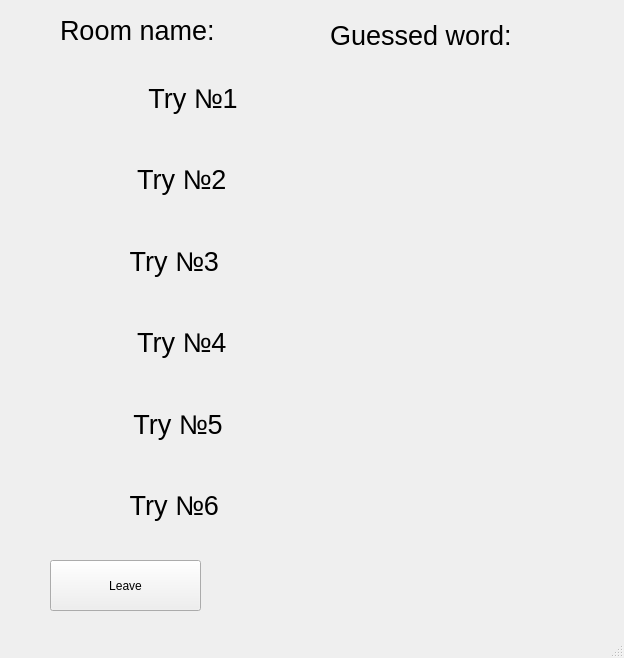
<?xml version="1.0" encoding="UTF-8"?>
<ui version="4.0">
 <class>MainWindow</class>
 <widget class="QMainWindow" name="MainWindow">
  <property name="geometry">
   <rect>
    <x>0</x>
    <y>0</y>
    <width>624</width>
    <height>658</height>
   </rect>
  </property>
  <property name="windowTitle">
   <string>MainWindow</string>
  </property>
  <property name="autoFillBackground">
   <bool>false</bool>
  </property>
  <widget class="QWidget" name="centralwidget">
   <widget class="QLabel" name="room_name_label">
    <property name="geometry">
     <rect>
      <x>60</x>
      <y>20</y>
      <width>261</width>
      <height>21</height>
     </rect>
    </property>
    <property name="font">
     <font>
      <pointsize>20</pointsize>
     </font>
    </property>
    <property name="text">
     <string>Room name:</string>
    </property>
   </widget>
   <widget class="QPushButton" name="leave">
    <property name="geometry">
     <rect>
      <x>50</x>
      <y>560</y>
      <width>151</width>
      <height>51</height>
     </rect>
    </property>
    <property name="text">
     <string>Leave</string>
    </property>
   </widget>
   <widget class="QWidget" name="gridLayoutWidget">
    <property name="geometry">
     <rect>
      <x>50</x>
      <y>60</y>
      <width>533</width>
      <height>483</height>
     </rect>
    </property>
    <layout class="QGridLayout" name="gridLayout">
     <item row="0" column="0">
      <widget class="QLabel" name="label_10">
       <property name="font">
        <font>
         <pointsize>20</pointsize>
        </font>
       </property>
       <property name="text">
        <string>     Try №1  </string>
       </property>
       <property name="scaledContents">
        <bool>false</bool>
       </property>
       <property name="alignment">
        <set>Qt::AlignCenter</set>
       </property>
       <property name="wordWrap">
        <bool>false</bool>
       </property>
       <property name="margin">
        <number>20</number>
       </property>
      </widget>
     </item>
     <item row="4" column="0">
      <widget class="QLabel" name="label_8">
       <property name="font">
        <font>
         <pointsize>20</pointsize>
        </font>
       </property>
       <property name="text">
        <string>     Try №5      </string>
       </property>
       <property name="scaledContents">
        <bool>false</bool>
       </property>
       <property name="alignment">
        <set>Qt::AlignCenter</set>
       </property>
       <property name="wordWrap">
        <bool>false</bool>
       </property>
       <property name="margin">
        <number>20</number>
       </property>
      </widget>
     </item>
     <item row="5" column="0">
      <widget class="QLabel" name="label_4">
       <property name="font">
        <font>
         <pointsize>20</pointsize>
        </font>
       </property>
       <property name="text">
        <string>     Try №6       </string>
       </property>
       <property name="scaledContents">
        <bool>false</bool>
       </property>
       <property name="alignment">
        <set>Qt::AlignCenter</set>
       </property>
       <property name="wordWrap">
        <bool>false</bool>
       </property>
       <property name="margin">
        <number>20</number>
       </property>
      </widget>
     </item>
     <item row="2" column="0">
      <widget class="QLabel" name="label_11">
       <property name="font">
        <font>
         <pointsize>20</pointsize>
        </font>
       </property>
       <property name="text">
        <string>     Try №3       </string>
       </property>
       <property name="scaledContents">
        <bool>false</bool>
       </property>
       <property name="alignment">
        <set>Qt::AlignCenter</set>
       </property>
       <property name="wordWrap">
        <bool>false</bool>
       </property>
       <property name="margin">
        <number>20</number>
       </property>
      </widget>
     </item>
     <item row="3" column="0">
      <widget class="QLabel" name="label_12">
       <property name="font">
        <font>
         <pointsize>20</pointsize>
        </font>
       </property>
       <property name="text">
        <string>     Try №4     </string>
       </property>
       <property name="scaledContents">
        <bool>false</bool>
       </property>
       <property name="alignment">
        <set>Qt::AlignCenter</set>
       </property>
       <property name="wordWrap">
        <bool>false</bool>
       </property>
       <property name="margin">
        <number>20</number>
       </property>
      </widget>
     </item>
     <item row="1" column="0">
      <widget class="QLabel" name="label_9">
       <property name="font">
        <font>
         <pointsize>20</pointsize>
        </font>
       </property>
       <property name="text">
        <string>     Try №2     </string>
       </property>
       <property name="scaledContents">
        <bool>false</bool>
       </property>
       <property name="alignment">
        <set>Qt::AlignCenter</set>
       </property>
       <property name="wordWrap">
        <bool>false</bool>
       </property>
       <property name="margin">
        <number>20</number>
       </property>
      </widget>
     </item>
     <item row="0" column="1">
      <widget class="QLabel" name="rez1_label">
       <property name="font">
        <font>
         <pointsize>20</pointsize>
        </font>
       </property>
       <property name="text">
        <string/>
       </property>
      </widget>
     </item>
     <item row="1" column="1">
      <widget class="QLabel" name="rez2_label">
       <property name="font">
        <font>
         <pointsize>20</pointsize>
        </font>
       </property>
       <property name="text">
        <string/>
       </property>
      </widget>
     </item>
     <item row="2" column="1">
      <widget class="QLabel" name="rez3_label">
       <property name="font">
        <font>
         <pointsize>20</pointsize>
        </font>
       </property>
       <property name="text">
        <string/>
       </property>
      </widget>
     </item>
     <item row="3" column="1">
      <widget class="QLabel" name="rez4_label">
       <property name="font">
        <font>
         <pointsize>20</pointsize>
        </font>
       </property>
       <property name="text">
        <string/>
       </property>
       <property name="alignment">
        <set>Qt::AlignLeading|Qt::AlignLeft|Qt::AlignVCenter</set>
       </property>
      </widget>
     </item>
     <item row="4" column="1">
      <widget class="QLabel" name="rez5_label">
       <property name="font">
        <font>
         <pointsize>20</pointsize>
        </font>
       </property>
       <property name="text">
        <string/>
       </property>
      </widget>
     </item>
     <item row="5" column="1">
      <widget class="QLabel" name="rez6_label">
       <property name="font">
        <font>
         <pointsize>20</pointsize>
        </font>
       </property>
       <property name="text">
        <string/>
       </property>
      </widget>
     </item>
    </layout>
   </widget>
   <widget class="QLabel" name="guess_word_label">
    <property name="geometry">
     <rect>
      <x>330</x>
      <y>20</y>
      <width>221</width>
      <height>31</height>
     </rect>
    </property>
    <property name="font">
     <font>
      <pointsize>20</pointsize>
     </font>
    </property>
    <property name="text">
     <string>Guessed word: </string>
    </property>
   </widget>
   <widget class="QLabel" name="status_label">
    <property name="geometry">
     <rect>
      <x>320</x>
      <y>570</y>
      <width>241</width>
      <height>31</height>
     </rect>
    </property>
    <property name="font">
     <font>
      <pointsize>30</pointsize>
     </font>
    </property>
    <property name="text">
     <string/>
    </property>
    <property name="alignment">
     <set>Qt::AlignCenter</set>
    </property>
   </widget>
  </widget>
  <widget class="QStatusBar" name="statusbar"/>
 </widget>
 <tabstops>
  <tabstop>leave</tabstop>
 </tabstops>
 <resources/>
 <connections/>
</ui>
